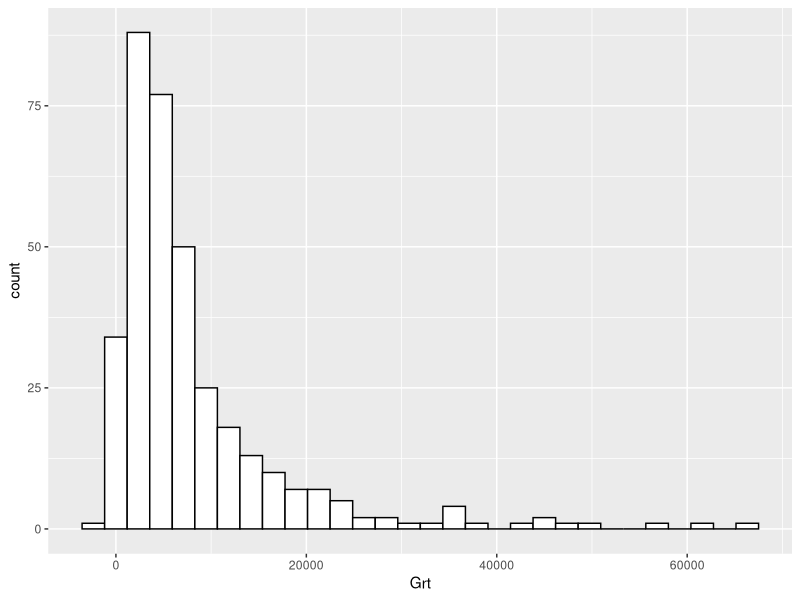
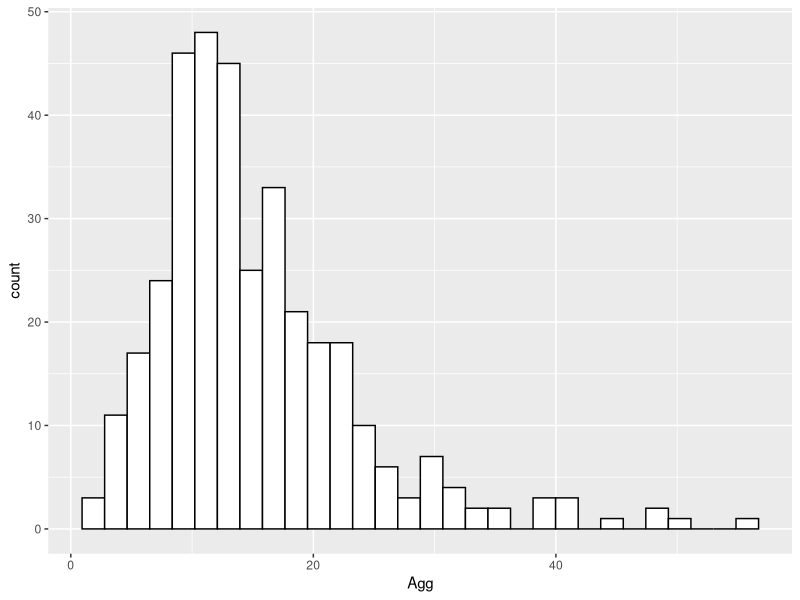
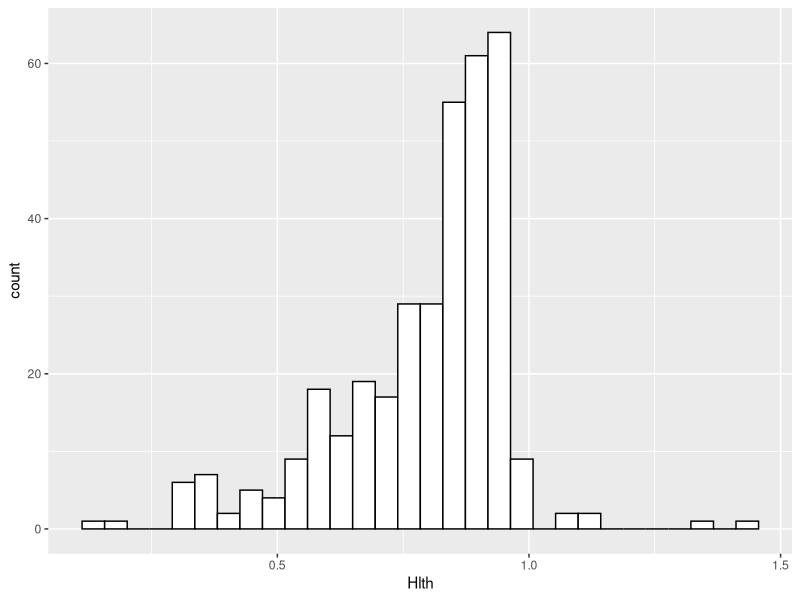
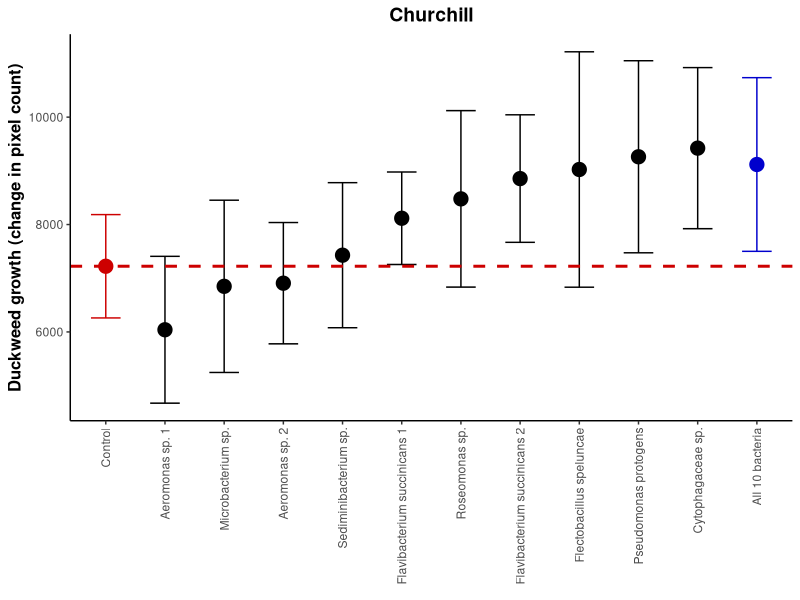
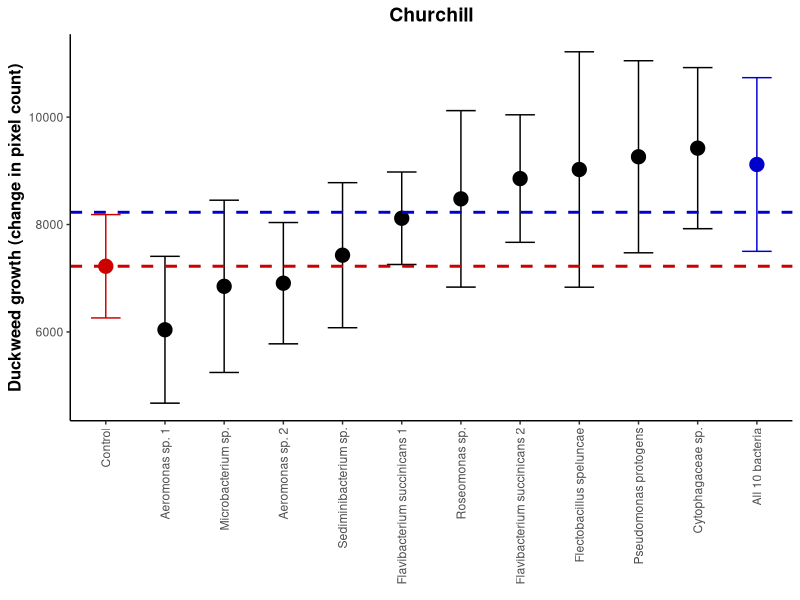
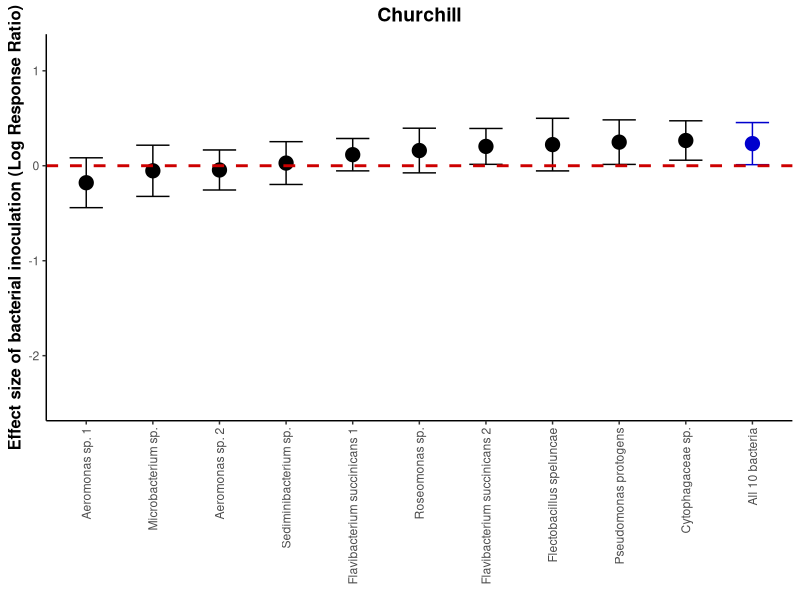
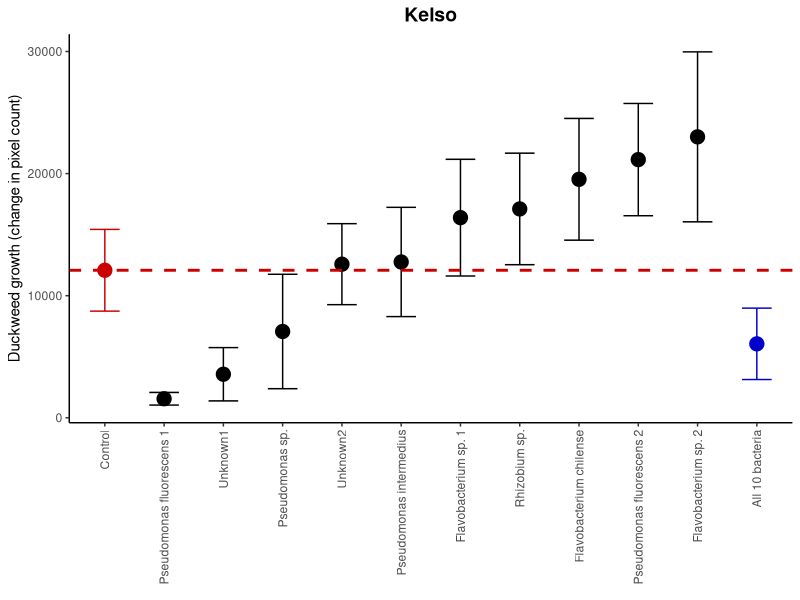
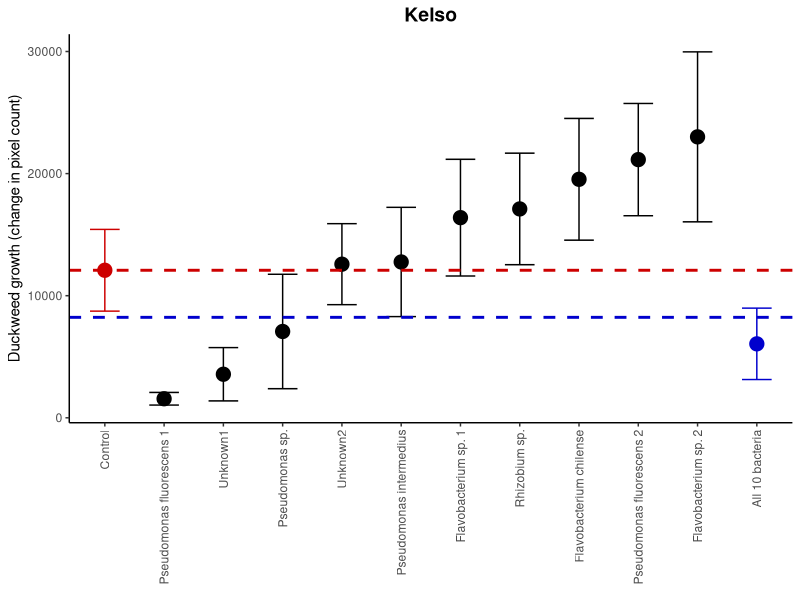

These figures' R source, in order:
## ---- chunk 1
library(ggplot2) # we need this for plotting
library(reshape2) # melting and stuff
library(plyr) # manipulating data frames
library(dplyr)
library(car) # type 3 anovas
library(cowplot) # make plot grids
library(grid)
library(gridExtra) # adjust and manipulate combined plots. 
## ---- chunk 2
setwd("C:/Users/jason/Dropbox/My PC (DESKTOP-IOO274E)/Desktop/Data/Lemna_singleinoculations/Lemna_single_inoculations")

df<-read.table('July2019CKW.txt', header=F, na.strings="", sep="\t")
names(df)<-c('pop','bac','id','frd0','pix0','per0','grn0','grnper0','frd1','pix1','per1','grn1','grnper1','notes','algae_lvl')
str(df)

#Fix the structure
df$pop<-as.factor(df$pop)
df$bac<-as.factor(df$bac)

# Add in edge (15 plates)
edge<-c(rep("Y",5), rep("N",2), rep("Y",2),rep("N",2), rep("Y",2), rep("N",2), rep("Y",2),rep("N",2), rep("Y",5))

edge2<-rep(edge,15)
df$edge<-edge2

df$edge <- as.factor(df$edge)

df$algae_lvl<-as.factor(df$algae_lvl)

#Let's generate some summary statistics. Things like greenness (health), growth (fitness), and aggregation.

df$Grt<-df$pix1 - df$pix0
df$Agg<-df$pix1/df$per1
df$Hlth<-df$grn1/df$pix1

#Check normality
ggplot(data=df, aes(x = Grt)) + geom_histogram(fill = "white", colour = "black")
# Looks pretty good

ggplot(data=df, aes(x = Agg)) + geom_histogram(fill = "white", colour = "black")
# Looks pretty good

ggplot(data=df, aes(x = Hlth)) + geom_histogram(fill = "white", colour = "black")
# Looks pretty good

#OK, let's calculate LogRR's. That way we can compare to previous and subsequent experiments. 

#Generate summary statistics.
melt_LRR<-melt(df, id.vars=c("pop", "bac"), measure.vars= "Grt", na.rm = T)
Sum_LRR<- ddply(melt_LRR, c("pop", "bac","variable"), summarise,
      mean = mean(value), sd = sd(value), count=n(),
      sem = sd(value)/sqrt(length(value)))

LRR_grt<-data.frame(matrix(ncol=5, nrow=3*11))
names(LRR_grt)<-c('pop','bac','LRR','var','SE')

LRR_grt$pop<-c(rep('C', 11), rep('K',11), rep('W', 11))
LRR_grt$bac<-rep(c("1", "10", "2", "3", "4", "5","6","7","8","9","All"), 3)

#Reference for calculating LRR's: Hedges, L. V., Gurevitch, J., & Curtis, P. S. (1999). The meta-analysis of response ratios in experimental ecology. Ecology, 80(4), 1150-1156. Equation 1

for (i in 1:11){
  LRR_grt[i,3]<-log(Sum_LRR[i+1,4]/Sum_LRR[1,4])
  LRR_grt[i,4]<-Sum_LRR[i+1,5]^2/(Sum_LRR[i+1,6]*Sum_LRR[i+1,4]^2) + Sum_LRR[1,5]^2/(Sum_LRR[1,6]*Sum_LRR[1,4]^2)
}

for (i in 12:22){
  LRR_grt[i,3]<-log(Sum_LRR[i+2,4]/Sum_LRR[13,4])
  LRR_grt[i,4]<-Sum_LRR[i+2,5]^2/(Sum_LRR[i+2,6]*Sum_LRR[i+2,4]^2) + Sum_LRR[13,5]^2/(Sum_LRR[13,6]*Sum_LRR[13,4]^2)
}

for (i in 23:33){
  LRR_grt[i,3]<-log(Sum_LRR[i+3,4]/Sum_LRR[25,4])
  LRR_grt[i,4]<-Sum_LRR[i+3,5]^2/(Sum_LRR[i+3,6]*Sum_LRR[i+3,4]^2) + Sum_LRR[25,5]^2/(Sum_LRR[25,6]*Sum_LRR[25,4]^2)
}

LRR_grt$SE<-sqrt(LRR_grt$var)

#Let's create separate dataframes for each population
dfC<-subset(df, df$pop== "Churchill")
dfK<-subset(df, df$pop== "Kelso")
dfW<-subset(df, df$pop== "Wellspring ")

# Change factor order of bacteria to reflect their effects on duckweed growth.
#First, let's change the order of bacteria, ranked by effect. 
dfC$bac<- factor(dfC$bac, levels = c("0","7","8","5","6","10","4","9","2","1","3","All"))
# Assign names from sequencing
levels(dfC$bac) <- c("Control","Aeromonas sp. 1","Microbacterium sp.","Aeromonas sp. 2","Sediminibacterium sp.","Flavibacterium succinicans 1","Roseomonas sp.","Flavibacterium succinicans 2","Flectobacillus speluncae","Pseudomonas protogens","Cytophagaceae sp.","All 10 bacteria")

dfK$bac<- factor(dfK$bac, levels = c("0","8","6","7","3","9","2","5","1","4","10","All"))
levels(dfK$bac) <- c("Control","Pseudomonas fluorescens 1","Unknown1","Pseudomonas sp.","Unknown2","Pseudomonas intermedius","Flavobacterium sp. 1","Rhizobium sp.","Flavobacterium chilense","Pseudomonas fluorescens 2","Flavobacterium sp. 2","All 10 bacteria")

dfW$bac<- factor(dfW$bac, levels = c("0","8","5","3","2","4","6","9","7","1","10","All"))
levels(dfW$bac) <- c("Control","Agrobacterium sp.","Rhizobium sp. 1","Rhizobium rosettiformes","Rhizobium helianthi","Rhizobium sp. 2","Phenylobacterium panacis","Rhizobium sp. 3","Sphingomonas sp.","Rhizobium sp. 4","Sphingomonas wittichii","All 10 bacteria")

logC<-subset(LRR_grt, LRR_grt$pop== "C")
logC$bac<- as.factor(logC$bac)
logC$bac<- factor(logC$bac, levels = c("7","8","5","6","10","4","9","2","1","3","All"))
levels(logC$bac) <- c("Aeromonas sp. 1","Microbacterium sp.","Aeromonas sp. 2","Sediminibacterium sp.","Flavibacterium succinicans 1","Roseomonas sp.","Flavibacterium succinicans 2","Flectobacillus speluncae","Pseudomonas protogens","Cytophagaceae sp.","All 10 bacteria")

logK<-subset(LRR_grt, LRR_grt$pop== "K")
logK$bac<- as.factor(logK$bac)
logK$bac<- factor(logK$bac, levels = c("8","6","7","3","9","2","5","1","4","10","All"))
levels(logK$bac) <- c("Pseudomonas fluorescens 1","Unknown1","Pseudomonas sp.","Unknown2","Pseudomonas intermedius","Flavobacterium sp. 1","Rhizobium sp.","Flavobacterium chilense","Pseudomonas fluorescens 2","Flavobacterium sp. 2","All 10 bacteria")


logW<-subset(LRR_grt, LRR_grt$pop== "W")
logW$bac<- as.factor(logW$bac)
logW$bac<- factor(logW$bac, levels = c("8","5","3","2","4","6","9","7","1","10","All"))
levels(logW$bac) <- c("Agrobacterium sp.","Rhizobium sp. 1","Rhizobium rosettiformes","Rhizobium helianthi","Rhizobium sp. 2","Phenylobacterium panacis","Rhizobium sp. 3","Sphingomonas sp.","Rhizobium sp. 4","Sphingomonas wittichii","All 10 bacteria")

## ---- chunk 3

#How does bacterial inoculation affect growth? Let's add algal level too. 
modC_Grt<-lm(Grt~bac+edge+algae_lvl,data=dfC)
Anova(modC_Grt,type=3)
summary(modC_Grt)
#edge, but not bacteria is significant here.

#What about initial and final pixel count variation?
modC_pix<-lm(pix1~bac+pix0+edge+algae_lvl,data=dfC)
Anova(modC_pix, type=3)
summary(modC_pix)
#Still just edge and pix0

#So there is really not that much going on in Churchill... let's plot!

SumC<-subset(Sum_LRR,Sum_LRR$pop=="Churchill")

#Let's change the order of bacteria, ranked by effect. 
SumC$bac<- factor(SumC$bac, levels = c("0","7","8","5","6","10","4","9","2","1","3","All"))
levels(SumC$bac) <- c("Control","Aeromonas sp. 1","Microbacterium sp.","Aeromonas sp. 2","Sediminibacterium sp.","Flavibacterium succinicans 1","Roseomonas sp.","Flavibacterium succinicans 2","Flectobacillus speluncae","Pseudomonas protogens","Cytophagaceae sp.","All 10 bacteria")


dwC <- ggplot(SumC,aes(y=mean,x=bac,colour=bac))+geom_errorbar(aes(ymin=mean-sem,ymax=mean+sem),width=0.5)+geom_point(size=4.5)
dwC <- dwC + theme_classic() + ggtitle("Churchill") + theme(plot.title = element_text(size=14, face='bold', hjust = 0.5))
dwC <- dwC + scale_colour_manual(values=c("red3","#000000","#000000","#000000","#000000","#000000","#000000","#000000","#000000","#000000","#000000","blue3"))
dwC <- dwC + theme(legend.title=element_blank())
dwC <- dwC + theme(legend.position = "none")
dwC <- dwC + labs(x= element_blank()) 
dwC <- dwC + labs(y= "Duckweed growth (change in pixel count)")
dwC <- dwC + geom_hline(yintercept=7223.6, linetype="dashed", color = "red3",size=1)
dwC <- dwC + theme(axis.text.x = element_text(angle = 90, hjust=1,vjust=0.5))
#dwC <- dwC + ylim(12000,40000)
#dwC <- dwC + theme(axis.text = element_text(face="bold", size=12))
dwC <- dwC + theme(axis.title = element_text(face="bold", size=12))
dwC


#Let's add a line predicting additive effects. 
base_grtC<-SumC[1,4]
SumC$bac_eff<-(SumC$mean - base_grtC)/10
add_predC<-sum(SumC$bac_eff[2:12]) +base_grtC

dwC <- dwC + geom_hline(yintercept=add_predC, linetype="dashed", color = "blue3",size=1)
dwC

#LogRRs

logC_plt <- ggplot(logC,aes(y=LRR,x=bac,colour=bac))+geom_errorbar(aes(ymin=LRR-SE,ymax=LRR+SE),width=0.5)+geom_point(size=4.5)
logC_plt <- logC_plt + theme_classic() + ggtitle("Churchill") + theme(plot.title = element_text(size=14, face='bold', hjust = 0.5))
logC_plt <- logC_plt + scale_colour_manual(values=c("#000000","#000000","#000000","#000000","#000000","#000000","#000000","#000000","#000000","#000000","blue3"))
logC_plt <- logC_plt + theme(legend.title=element_blank())
logC_plt <- logC_plt + theme(legend.position = "none")
logC_plt <- logC_plt + labs(x= element_blank()) 
logC_plt <- logC_plt + labs(y= "Effect size of bacterial inoculation (Log Response Ratio)")
logC_plt <- logC_plt + theme(axis.text.x = element_text(angle = 90, hjust=1,vjust=0.5))
#dwC <- dwC + ylim(12000,40000)
#logC_plt <- logC_plt + theme(axis.text = element_text(face="bold", size=12))
logC_plt <- logC_plt + theme(axis.title = element_text(face="bold", size=12))
logC_plt <- logC_plt + geom_hline(yintercept=0, linetype="dashed", color = "red3",size=1)
logC_plt <- logC_plt + ylim(-2.5,1.2)
logC_plt
## ---- chunk 4

#How does bacterial inoculation affect growth? Let's add algal level too. 
modK_Grt<-lm(Grt~bac+edge+algae_lvl,data=dfK)
Anova(modK_Grt,type=3)
summary(modK_Grt)
#edge, algae, and bacteria are all significant here. 

#What about initial and final pixel count variation?
modK_pix<-lm(pix1~bac+pix0+edge+algae_lvl,data=dfK)
Anova(modK_pix, type=3)
summary(modK_pix)
#Still bac, edge, and algae (and pix0 obviously)

#So bacterial identity matters in Kelso

SumK<-subset(Sum_LRR,Sum_LRR$pop=="Kelso")

#Let's change the order of bacteria, ranked by effect. 
SumK$bac<- factor(SumK$bac, levels = c("0","8","6","7","3","9","2","5","1","4","10","All"))
levels(SumK$bac) <- c("Control","Pseudomonas fluorescens 1","Unknown1","Pseudomonas sp.","Unknown2","Pseudomonas intermedius","Flavobacterium sp. 1","Rhizobium sp.","Flavobacterium chilense","Pseudomonas fluorescens 2","Flavobacterium sp. 2","All 10 bacteria")

dwK <- ggplot(SumK,aes(y=mean,x=bac,colour=bac))+geom_errorbar(aes(ymin=mean-sem,ymax=mean+sem),width=0.5)+geom_point(size=4.5)
dwK <- dwK + theme_classic() + ggtitle("Kelso") + theme(plot.title = element_text(size=14, face='bold', hjust = 0.5))
dwK <- dwK + scale_colour_manual(values=c("red3","#000000","#000000","#000000","#000000","#000000","#000000","#000000","#000000","#000000","#000000","blue3"))
dwK <- dwK + theme(legend.title=element_blank())
dwK <- dwK + theme(legend.position = "none")
dwK <- dwK + labs(x= element_blank()) 
dwK <- dwK + labs(y= "Duckweed growth (change in pixel count)")
dwK <- dwK + geom_hline(yintercept=12082.6, linetype="dashed", color = "red3",size=1)
dwK <- dwK + theme(axis.text.x = element_text(angle = 90, hjust=1,vjust=0.5))
#dwK <- dwK + ylim(12000,40000)
#dwK <- dwK + theme(axis.text = element_text(face="bold", size=12))
#dwK <- dwK + theme(axis.title = element_text(face="bold", size=13))
dwK

#Let's add a line predicting additive effects. 
base_grtK<-SumK[1,4]
SumK$bac_eff<-(SumK$mean - base_grtK)/10
add_predK<-sum(SumK$bac_eff[2:12]) +base_grtK

dwK <- dwK + geom_hline(yintercept=add_predC, linetype="dashed", color = "blue3",size=1)
dwK

#LogRRs

logK_plt <- ggplot(logK,aes(y=LRR,x=bac,colour=bac))+geom_errorbar(aes(ymin=LRR-SE,ymax=LRR+SE),width=0.5)+geom_point(size=4.5)
logK_plt <- logK_plt + theme_classic() + ggtitle("Kelso") + theme(plot.title = element_text(size=14, face='bold', hjust = 0.5))
logK_plt <- logK_plt + scale_colour_manual(values=c("#000000","#000000","#000000","#000000","#000000","#000000","#000000","#000000","#000000","#000000","blue3"))
logK_plt <- logK_plt + theme(legend.title=element_blank())
logK_plt <- logK_plt + theme(legend.position = "none")
logK_plt <- logK_plt + labs(x= element_blank()) 
logK_plt <- logK_plt + labs(y= "Effect size of bacterial inoculation (Log Response Ratio)")
logK_plt <- logK_plt + theme(axis.text.x = element_text(angle = 90, hjust=1,vjust=0.5))
#dwC <- dwC + ylim(12000,40000)
#logK_plt <- logK_plt + theme(axis.text = element_text(face="bold", size=12))
#logK_plt <- logK_plt + theme(axis.title = element_text(face="bold", size=13))
logK_plt <- logK_plt + geom_hline(yintercept=0, linetype="dashed", color = "red3",size=1)
logK_plt <- logK_plt + ylim(-2.5,1.2)
logK_plt
## ---- chunk 5

#How does bacterial inoculation affect growth? Let's add algal level too. 
modW_Grt<-lm(Grt~bac+edge+algae_lvl,data=dfW)
Anova(modW_Grt,type=3)
summary(modW_Grt)
#edge, but not bacteria is significant here. Bac 8 is significantly negative though!

#What about initial and final pixel count variation?
modW_pix<-lm(pix1~bac+pix0+edge+algae_lvl,data=dfW)
Anova(modW_pix, type=3)
summary(modW_pix)
#Just pix0

#So there is really not that much going on in Wellspring... let's plot!

SumW<-subset(Sum_LRR,Sum_LRR$pop=="Wellspring ")

#Let's change the order of bacteria, ranked by effect. 
SumW$bac<- factor(SumW$bac, levels = c("0","8","5","3","2","4","6","9","7","1","10","All"))
levels(SumW$bac) <- c("Control","Agrobacterium sp.","Rhizobium sp. 1","Rhizobium rosettiformes","Rhizobium helianthi","Rhizobium sp. 2","Phenylobacterium panacis","Rhizobium sp. 3","Sphingomonas sp.","Rhizobium sp. 4","Sphingomonas wittichii","All 10 bacteria")


dwW <- ggplot(SumW,aes(y=mean,x=bac,colour=bac))+geom_errorbar(aes(ymin=mean-sem,ymax=mean+sem),width=0.5)+geom_point(size=4.5)
dwW <- dwW + theme_classic() + ggtitle("Wellspring") + theme(plot.title = element_text(size=14, face='bold', hjust = 0.5))
dwW <- dwW + scale_colour_manual(values=c("red3","#000000","#000000","#000000","#000000","#000000","#000000","#000000","#000000","#000000","#000000","blue3"))
dwW <- dwW + theme(legend.title=element_blank())
dwW <- dwW + theme(legend.position = "none")
dwW <- dwW + labs(x= element_blank()) 
dwW <- dwW + labs(y= "Duckweed growth (change in pixel count)")
dwW <- dwW + geom_hline(yintercept=4192.889, linetype="dashed", color = "red3",size=1)
dwW <- dwW + theme(axis.text.x = element_text(angle = 90, hjust=1,vjust=0.5))
#dwC <- dwC + ylim(12000,40000)
#dwW <- dwW + theme(axis.text = element_text(face="bold", size=12))
#dwW <- dwW + theme(axis.title = element_text(face="bold", size=13))
dwW

#Let's add a line predicting additive effects. 
base_grtW<-SumW[1,4]
SumW$bac_eff<-(SumW$mean - base_grtW)/10
add_predW<-sum(SumW$bac_eff[2:12]) +base_grtW

dwW <- dwW + geom_hline(yintercept=add_predW, linetype="dashed", color = "blue3",size=1)
dwW

#LogRRs

logW_plt <- ggplot(logW,aes(y=LRR,x=bac,colour=bac))+geom_errorbar(aes(ymin=LRR-SE,ymax=LRR+SE),width=0.5)+geom_point(size=4.5)
logW_plt <- logW_plt + theme_classic() + ggtitle("Wellspring") + theme(plot.title = element_text(size=14, face='bold', hjust = 0.5))
logW_plt <- logW_plt + scale_colour_manual(values=c("#000000","#000000","#000000","#000000","#000000","#000000","#000000","#000000","#000000","#000000","blue3"))
logW_plt <- logW_plt + theme(legend.title=element_blank())
logW_plt <- logW_plt + theme(legend.position = "none")
logW_plt <- logW_plt + labs(x= element_blank()) 
logW_plt <- logW_plt + labs(y= "Effect size of bacterial inoculation (Log Response Ratio)")
logW_plt <- logW_plt + theme(axis.text.x = element_text(angle = 90, hjust=1,vjust=0.5))
logW_plt <- logW_plt + geom_hline(yintercept=0, linetype="dashed", color = "red3",size=1)
#dwC <- dwC + ylim(12000,40000)
#logW_plt <- logW_plt + theme(axis.text = element_text(face="bold", size=12))
#logW_plt <- logW_plt + theme(axis.title = element_text(face="bold", size=13))
logW_plt <- logW_plt + ylim(-2.5,1.2)
logW_plt
## ---- chunk 6

#Let's start by compiling the 3 raw data figures (dwC-dwW)

#Things to do: (1) take off y-axis labels (will grob), (2) check text size, (3) check range of data
dwK<-dwK+labs(y= element_blank())
dwW<-dwW+labs(y= element_blank())

#Try changing the bac labels to 45?
dwC <- dwC + theme(axis.text.x = element_text(angle = 45, hjust=1,vjust=1))
dwK <- dwK + theme(axis.text.x = element_text(angle = 45, hjust=1,vjust=1))
dwW <- dwW + theme(axis.text.x = element_text(angle = 45, hjust=1,vjust=1))

dwC <- dwC + theme(axis.text = element_text(size=11))
dwK <- dwK + theme(axis.text = element_text(size=11))
dwW <- dwW + theme(axis.text = element_text(size=11))

plot_dw<-plot_grid(dwC, dwK, dwW, ncol=3,nrow=1, align='h')

x.grob_dwCKW <- textGrob(expression(bold("Bacterial strain")), gp=gpar(fontsize=12))

grid.arrange(arrangeGrob(plot_dw, bottom = x.grob_dwCKW))

#OK, now let's compile the LogRR figures. 
logK_plt<-logK_plt+labs(y= element_blank())
logW_plt<-logW_plt+labs(y= element_blank())

#Try changing the bac labels to 45?
logC_plt<-logC_plt + theme(axis.text.x = element_text(angle = 45, hjust=1,vjust=1))
logK_plt<-logK_plt + theme(axis.text.x = element_text(angle = 45, hjust=1,vjust=1))
logW_plt<-logW_plt+ theme(axis.text.x = element_text(angle = 45, hjust=1,vjust=1))

logC_plt<-logC_plt + theme(axis.text = element_text(size=11))
logK_plt<-logK_plt + theme(axis.text = element_text(size=11))
logW_plt<-logW_plt + theme(axis.text = element_text(size=11))

plot_LRR<-plot_grid(logC_plt, logK_plt, logW_plt, ncol=3,nrow=1, align='h')

grid.arrange(arrangeGrob(plot_LRR, bottom = x.grob_dwCKW))
